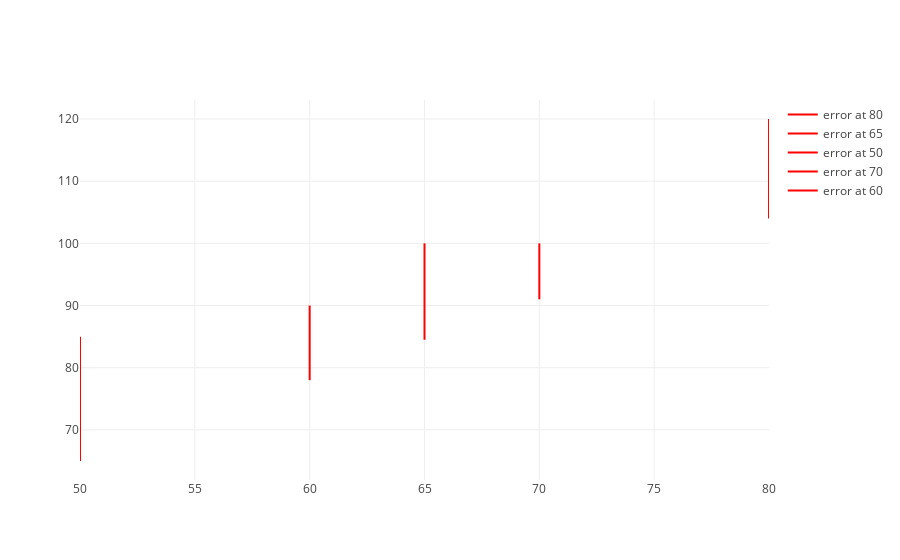

Here is the notebook cell this chart was saved with:
### Markdown cell above
- I just tried to show only the error_traces by importing the plotly library out of curiosity as below:

### Code cell
import plotly
from plotly.offline import iplot, init_notebook_mode
init_notebook_mode(connected=True)

plotly.offline.iplot([*error_traces])

### Figure 1 — Plotly figure (JSON) as saved in the notebook; plotly's stock layout.template omitted (floating-point values rounded to 4 significant figures)
{"data": [{"hoverinfo": "none", "marker": {"color": "red"}, "mode": "lines", "name": "error at 80", "text": ["16.0"], "textposition": "top right", "type": "scatter", "uid": "320e6604-2ce5-4fe7-b2f7-c4d759b110c5", "x": [80, 80], "y": [104, 120]}, {"hoverinfo": "none", "marker": {"color": "red"}, "mode": "lines", "name": "error at 65", "text": ["15.5"], "textposition": "top right", "type": "scatter", "uid": "64f43ae1-e2c1-4c52-9e70-d9cfa527cb68", "x": [65, 65], "y": [84.5, 100]}, {"hoverinfo": "none", "marker": {"color": "red"}, "mode": "lines", "name": "error at 50", "text": ["20.0"], "textposition": "top right", "type": "scatter", "uid": "dd6cf1e8-fa31-4024-9208-9682e5b00ab6", "x": [50, 50], "y": [65, 85]}, {"hoverinfo": "none", "marker": {"color": "red"}, "mode": "lines", "name": "error at 70", "text": ["9.0"], "textposition": "top right", "type": "scatter", "uid": "30296ba3-9db2-41ce-bbd4-eb96b054b52b", "x": [70, 70], "y": [91, 100]}, {"hoverinfo": "none", "marker": {"color": "red"}, "mode": "lines", "name": "error at 60", "text": ["12.0"], "textposition": "top right", "type": "scatter", "uid": "1301f5ca-359e-4b84-93ef-05f80aa40390", "x": [60, 60], "y": [78, 90]}], "layout": {}}
